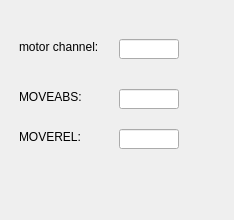
<?xml version="1.0" encoding="UTF-8"?>
<ui version="4.0">
 <class>MainWindow</class>
 <widget class="QMainWindow" name="MainWindow">
  <property name="geometry">
   <rect>
    <x>0</x>
    <y>0</y>
    <width>234</width>
    <height>220</height>
   </rect>
  </property>
  <property name="acceptDrops">
   <bool>false</bool>
  </property>
  <property name="windowTitle">
   <string>qudi: auto</string>
  </property>
  <widget class="QWidget" name="centralwidget">
   <layout class="QGridLayout" name="gridLayout">
    <item row="0" column="1">
     <widget class="QWidget" name="widget" native="true">
      <widget class="QLabel" name="motorchanlabel">
       <property name="geometry">
        <rect>
         <x>10</x>
         <y>30</y>
         <width>101</width>
         <height>16</height>
        </rect>
       </property>
       <property name="text">
        <string>motor channel:</string>
       </property>
      </widget>
      <widget class="QLabel" name="moveabslabel">
       <property name="geometry">
        <rect>
         <x>10</x>
         <y>80</y>
         <width>81</width>
         <height>16</height>
        </rect>
       </property>
       <property name="text">
        <string>MOVEABS:</string>
       </property>
      </widget>
      <widget class="QLabel" name="moverellabel">
       <property name="geometry">
        <rect>
         <x>10</x>
         <y>120</y>
         <width>71</width>
         <height>16</height>
        </rect>
       </property>
       <property name="text">
        <string>MOVEREL:</string>
       </property>
      </widget>
      <widget class="QLineEdit" name="motorchanlineEdit">
       <property name="geometry">
        <rect>
         <x>110</x>
         <y>30</y>
         <width>60</width>
         <height>20</height>
        </rect>
       </property>
      </widget>
      <widget class="QLineEdit" name="moveabslineEdit">
       <property name="geometry">
        <rect>
         <x>110</x>
         <y>80</y>
         <width>60</width>
         <height>20</height>
        </rect>
       </property>
      </widget>
      <widget class="QLineEdit" name="moverellineEdit">
       <property name="geometry">
        <rect>
         <x>110</x>
         <y>120</y>
         <width>60</width>
         <height>20</height>
        </rect>
       </property>
      </widget>
     </widget>
    </item>
   </layout>
  </widget>
 </widget>
 <resources/>
 <connections/>
</ui>
